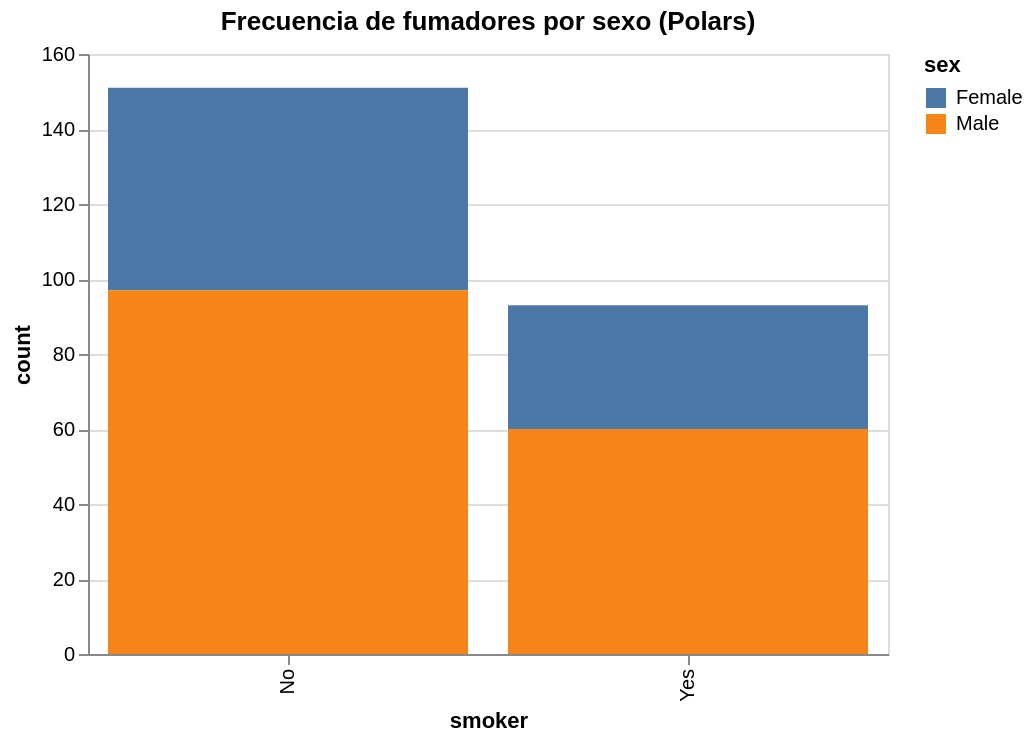

The notebook cell saved with this chart:
### Markdown cell above
### Visualización del Crosstab en Polars

Podemos usar el objeto resultante del pivot para generar un gráfico de barras apiladas o agrupadas.

### Code cell
# Para graficar múltiples columnas, transformamos a formato largo (long-form)
# Esto evita errores de esquema en Altair al recibir listas en 'y'
(
    crosstab_pl.unpivot(index="smoker", on=["Female", "Male"], variable_name="sex", value_name="count")
    .plot.bar(
        x="smoker",
        y="count",
        color="sex"
    )
    .properties(
        title="Frecuencia de fumadores por sexo (Polars)",
        width=400
    )
)

### Figure 1 — Vega-Lite specification as saved in the notebook (floating-point values rounded to 4 significant figures)
{"config": {"view": {"continuousWidth": 300, "continuousHeight": 300}}, "data": {"name": "data-abc2139f7f0a7bd3227e3b7343e8ba16"}, "mark": {"type": "bar", "tooltip": true}, "encoding": {"color": {"field": "sex", "type": "nominal"}, "x": {"field": "smoker", "type": "nominal"}, "y": {"field": "count", "type": "quantitative"}}, "params": [{"name": "param_14", "select": {"type": "interval", "encodings": ["x", "y"]}, "bind": "scales"}], "title": "Frecuencia de fumadores por sexo (Polars)", "width": 400, "$schema": "https://vega.github.io/schema/vega-lite/v5.20.1.json", "datasets": {"data-abc2139f7f0a7bd3227e3b7343e8ba16": [{"smoker": "No", "sex": "Female", "count": 54}, {"smoker": "Yes", "sex": "Female", "count": 33}, {"smoker": "No", "sex": "Male", "count": 97}, {"smoker": "Yes", "sex": "Male", "count": 60}]}}
